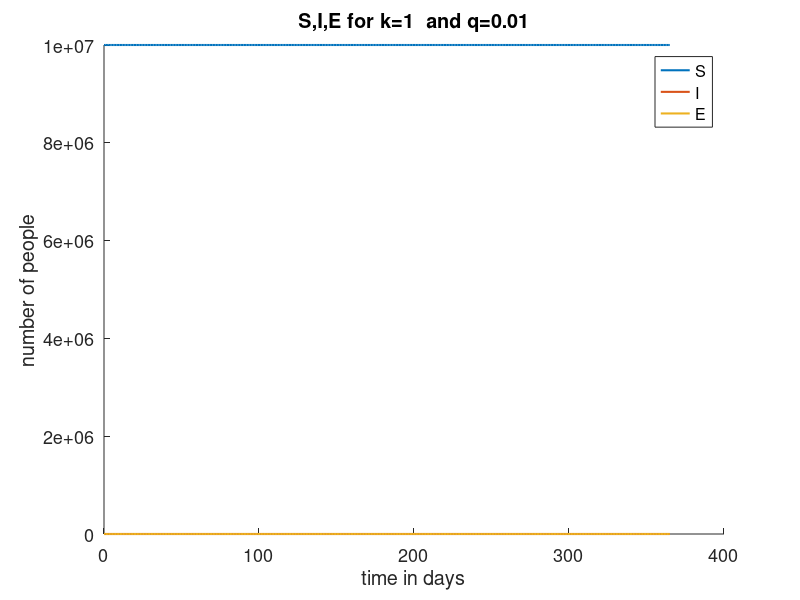
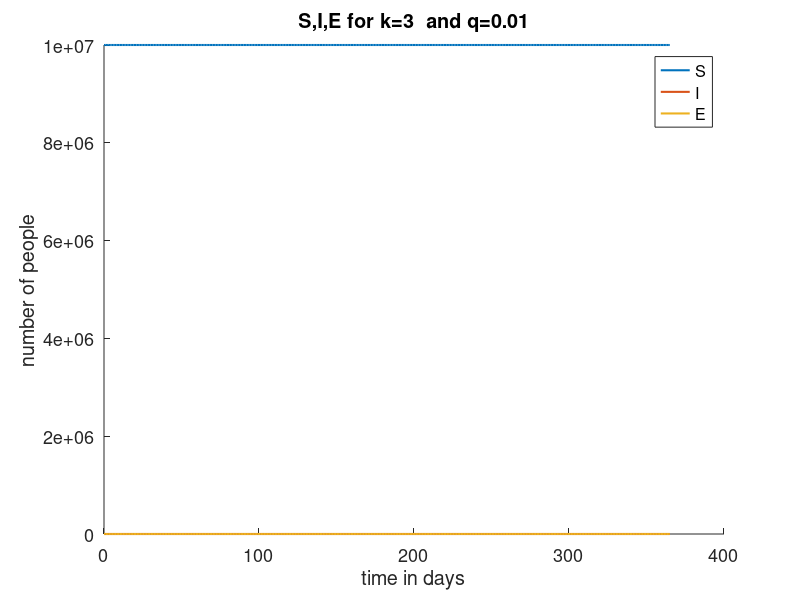
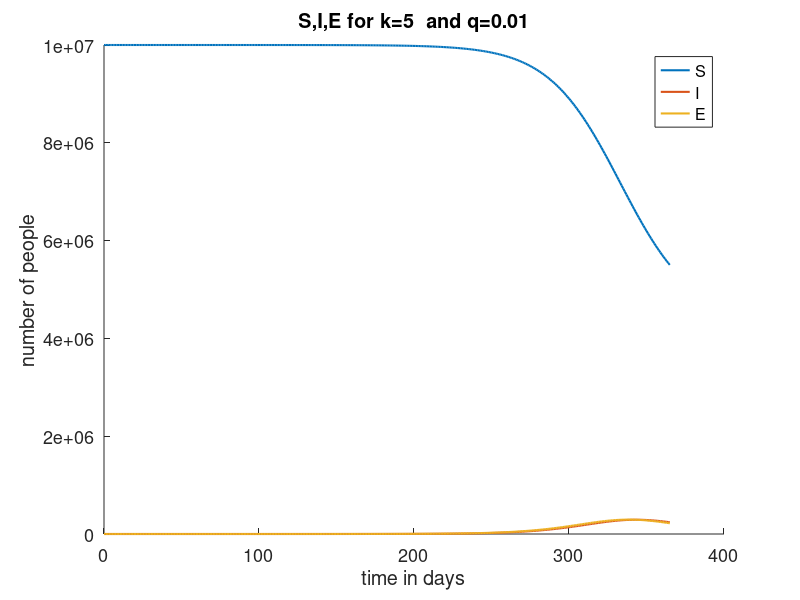
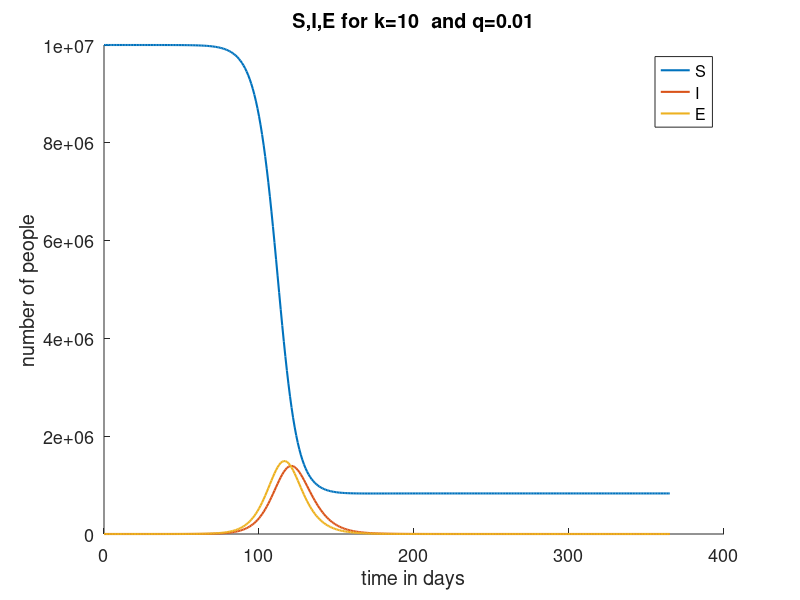

Recreate these plots in MATLAB, in order.
close all;
clear all;
ks=[1;3;5;10;15;20];

k = 10;
b = 0.06;
p=0.2;
q=0.01;
v=0.04;
w=0.0625;
u=0.1;
m=0.0975;
N=10000000;


total = 365;
dt = 1;
iter = total / dt + 1;

t = zeros(iter, 1);
S = zeros(iter, 1);
Sq = zeros(iter, 1);
I = zeros(iter, 1);
Iq = zeros(iter, 1);
E = zeros(iter, 1);
Eq = zeros(iter, 1);
Id = zeros(iter, 1);
R = zeros(iter, 1);
D = zeros(iter, 1);

S(1) = N-1;
I(1) = 1;
for vap=1:size(ks,1)
       a=figure;
    k=ks(vap);
      set(gca,'fontsize',13)
hold on
    for i = 2 : iter
        S(i)= S(i-1) + dt*(     (((-1)*k*b*I(i-1)*S(i-1))/N)  +   (((-1)*q*k*(1-b)*I(i-1)*S(i-1))/(N)) +  u*Sq(i-1) );
        Sq(i)= Sq(i-1) + dt*(     ((q*k*(1-b)*I(i-1)*S(i-1))/(N))  +  (-1)*u*Sq(i-1) );
        I(i)= I(i-1) + dt*( p*E(i-1)  - w*(I(i-1)) - m*I(i-1)  - v*I(i-1) );
        Iq(i)= Iq(i-1) + dt*( p*Eq(i-1)  - w*(Iq(i-1)) - m*Iq(i-1)  - v*Iq(i-1) );
        Id(i)= Id(i-1) + dt*(w*(I(i-1) + Iq(i-1))  -  m*(Id(i-1)) -v*(Id(i-1))  );
        D(i) = D(i-1)  +dt*(m*(Iq(i-1) + I(i-1) +Id(i-1)));
        R(i)=R(i-1)+dt*(v*( I(i-1)+Iq(i-1)+Id(i-1)));
        E(i)= E(i-1) + dt*(     (1-q)*((k*b*I(i-1)*S(i-1))/(N))   -p*E(i-1) );
        Eq(i)= Eq(i-1) + dt*(     (q)*((k*b*I(i-1)*S(i-1))/(N))   -p*Eq(i-1) );
        t(i) = t(i - 1) + dt;
    end;
    plot(t, S,'linewidth',1.5);
    hold on;
    plot(t, I,'linewidth',1.5);
    hold on;
    plot(t, E,'linewidth',1.5);
    legend('S','I','E')
    mytitle=strcat('S,I,E for k=',num2str(k),'  and q=0.01');
     xlabel('time in days');
    ylabel('number of people');
    title(mytitle);
    saveas(a,strcat(int2str(vap),'.jpeg'))

end
